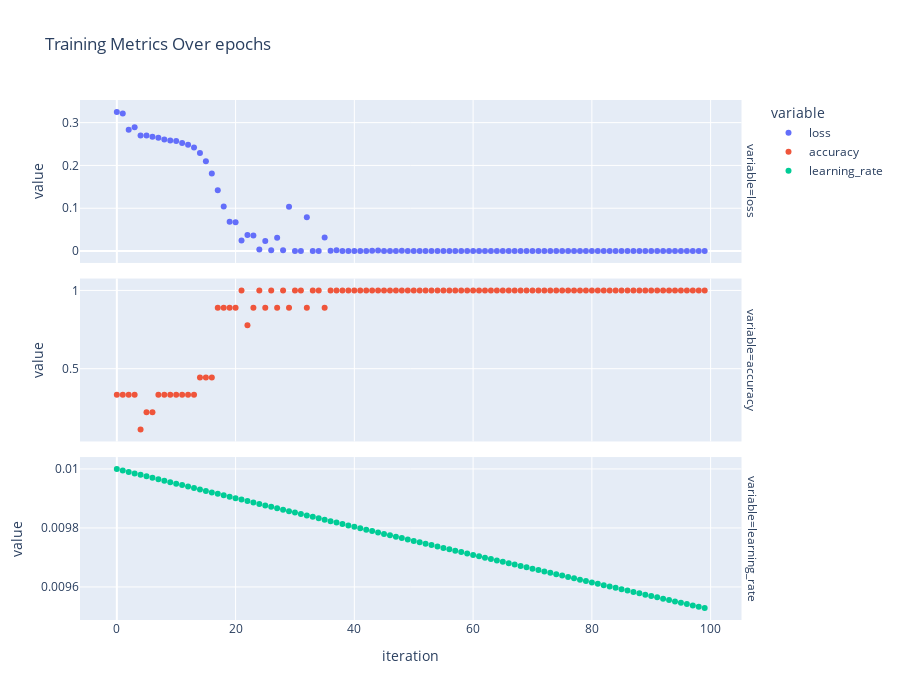

Write notebook code for a chart like this one.
### Code cell
fig = (
    px.scatter(
        training_stats.melt(["iteration"], ["loss",  "accuracy", "learning_rate"]), 
        x="iteration",
        y="value",
        color="variable",
        facet_row="variable",
        title="Training Metrics Over epochs",
        height=700,
    )
    .update_yaxes(matches=None)
)
fig.show()

### Figure 1 — Plotly figure (JSON) as saved in the notebook; plotly's stock layout.template omitted (floating-point values rounded to 4 significant figures)
{"data": [{"hovertemplate": "variable=loss<br>iteration=%{x}<br>value=%{y}<extra></extra>", "legendgroup": "loss", "marker": {"color": "#636efa", "symbol": "circle"}, "mode": "markers", "name": "loss", "orientation": "v", "showlegend": true, "type": "scatter", "x": [0, 1, 2, 3, 4, 5, 6, 7, 8, 9, 10, 11, 12, 13, 14, 15, 16, 17, 18, 19, 20, 21, 22, 23, 24, 25, 26, 27, 28, 29, 30, 31, 32, 33, 34, 35, 36, 37, 38, 39, 40, 41, 42, 43, 44, 45, 46, 47, 48, 49, 50, 51, 52, 53, 54, 55, 56, 57, 58, 59, 60, 61, 62, 63, 64, 65, 66, 67, 68, 69, 70, 71, 72, 73, 74, 75, 76, 77, 78, 79, 80, 81, 82, 83, 84, 85, 86, 87, 88, 89, 90, 91, 92, 93, 94, 95, 96, 97, 98, 99], "xaxis": "x3", "y": [0.3251, 0.3215, 0.2831, 0.289, 0.2702, 0.2697, 0.2673, 0.2644, 0.2605, 0.2584, 0.2572, 0.2522, 0.2484, 0.2419, 0.2291, 0.2099, 0.1814, 0.1421, 0.1043, 0.06839, 0.06753, 0.02482, 0.03752, 0.03602, 0.003364, 0.02369, 0.001764, 0.0311, 0.001859, 0.1034, 0.0002404, 7.707e-05, 0.07907, 2.098e-05, 0.0001079, 0.03167, 0.000758, 0.001628, 1.542e-05, 2.489e-05, 8.858e-05, 0.0002611, 0.0003191, 0.0004001, 0.001087, 2.038e-05, 7.543e-05, 0.0002539, 0.0005033, 0.000349, 0.000119, 4.266e-05, 2.864e-05, 3.478e-05, 5.064e-05, 7.636e-05, 0.0001272, 0.0002407, 0.0003248, 0.0002192, 0.0001163, 6.273e-05, 3.738e-05, 2.581e-05, 2.183e-05, 2.2e-05, 2.327e-05, 2.271e-05, 1.92e-05, 1.403e-05, 9.175e-06, 5.612e-06, 3.331e-06, 1.972e-06, 1.188e-06, 7.401e-07, 4.827e-07, 3.33e-07, 2.445e-07, 1.929e-07, 1.616e-07, 1.42e-07, 1.292e-07, 1.207e-07, 1.149e-07, 1.109e-07, 1.08e-07, 1.058e-07, 1.042e-07, 1.032e-07, 1.027e-07, 1.023e-07, 1.02e-07, 1.016e-07, 1.013e-07, 1.011e-07, 1.009e-07, 1.007e-07, 1.005e-07, 1.003e-07], "yaxis": "y3"}, {"hovertemplate": "variable=accuracy<br>iteration=%{x}<br>value=%{y}<extra></extra>", "legendgroup": "accuracy", "marker": {"color": "#EF553B", "symbol": "circle"}, "mode": "markers", "name": "accuracy", "orientation": "v", "showlegend": true, "type": "scatter", "x": [0, 1, 2, 3, 4, 5, 6, 7, 8, 9, 10, 11, 12, 13, 14, 15, 16, 17, 18, 19, 20, 21, 22, 23, 24, 25, 26, 27, 28, 29, 30, 31, 32, 33, 34, 35, 36, 37, 38, 39, 40, 41, 42, 43, 44, 45, 46, 47, 48, 49, 50, 51, 52, 53, 54, 55, 56, 57, 58, 59, 60, 61, 62, 63, 64, 65, 66, 67, 68, 69, 70, 71, 72, 73, 74, 75, 76, 77, 78, 79, 80, 81, 82, 83, 84, 85, 86, 87, 88, 89, 90, 91, 92, 93, 94, 95, 96, 97, 98, 99], "xaxis": "x2", "y": [0.3333, 0.3333, 0.3333, 0.3333, 0.1111, 0.2222, 0.2222, 0.3333, 0.3333, 0.3333, 0.3333, 0.3333, 0.3333, 0.3333, 0.4444, 0.4444, 0.4444, 0.8889, 0.8889, 0.8889, 0.8889, 1, 0.7778, 0.8889, 1, 0.8889, 1, 0.8889, 1, 0.8889, 1, 1, 0.8889, 1, 1, 0.8889, 1, 1, 1, 1, 1, 1, 1, 1, 1, 1, 1, 1, 1, 1, 1, 1, 1, 1, 1, 1, 1, 1, 1, 1, 1, 1, 1, 1, 1, 1, 1, 1, 1, 1, 1, 1, 1, 1, 1, 1, 1, 1, 1, 1, 1, 1, 1, 1, 1, 1, 1, 1, 1, 1, 1, 1, 1, 1, 1, 1, 1, 1, 1, 1], "yaxis": "y2"}, {"hovertemplate": "variable=learning_rate<br>iteration=%{x}<br>value=%{y}<extra></extra>", "legendgroup": "learning_rate", "marker": {"color": "#00cc96", "symbol": "circle"}, "mode": "markers", "name": "learning_rate", "orientation": "v", "showlegend": true, "type": "scatter", "x": [0, 1, 2, 3, 4, 5, 6, 7, 8, 9, 10, 11, 12, 13, 14, 15, 16, 17, 18, 19, 20, 21, 22, 23, 24, 25, 26, 27, 28, 29, 30, 31, 32, 33, 34, 35, 36, 37, 38, 39, 40, 41, 42, 43, 44, 45, 46, 47, 48, 49, 50, 51, 52, 53, 54, 55, 56, 57, 58, 59, 60, 61, 62, 63, 64, 65, 66, 67, 68, 69, 70, 71, 72, 73, 74, 75, 76, 77, 78, 79, 80, 81, 82, 83, 84, 85, 86, 87, 88, 89, 90, 91, 92, 93, 94, 95, 96, 97, 98, 99], "xaxis": "x", "y": [0.01, 0.009995, 0.00999, 0.009985, 0.00998, 0.009975, 0.00997, 0.009965, 0.00996, 0.009955, 0.00995, 0.009945, 0.00994, 0.009935, 0.00993, 0.009926, 0.009921, 0.009916, 0.009911, 0.009906, 0.009901, 0.009896, 0.009891, 0.009886, 0.009881, 0.009877, 0.009872, 0.009867, 0.009862, 0.009857, 0.009852, 0.009847, 0.009843, 0.009838, 0.009833, 0.009828, 0.009823, 0.009818, 0.009814, 0.009809, 0.009804, 0.009799, 0.009794, 0.00979, 0.009785, 0.00978, 0.009775, 0.00977, 0.009766, 0.009761, 0.009756, 0.009751, 0.009747, 0.009742, 0.009737, 0.009732, 0.009728, 0.009723, 0.009718, 0.009713, 0.009709, 0.009704, 0.009699, 0.009695, 0.00969, 0.009685, 0.009681, 0.009676, 0.009671, 0.009667, 0.009662, 0.009657, 0.009653, 0.009648, 0.009643, 0.009639, 0.009634, 0.009629, 0.009625, 0.00962, 0.009615, 0.009611, 0.009606, 0.009602, 0.009597, 0.009592, 0.009588, 0.009583, 0.009579, 0.009574, 0.009569, 0.009565, 0.00956, 0.009556, 0.009551, 0.009547, 0.009542, 0.009537, 0.009533, 0.009528], "yaxis": "y"}], "layout": {"annotations": [{"font": {}, "showarrow": false, "text": "variable=learning_rate", "textangle": 90, "x": 0.98, "xanchor": "left", "xref": "paper", "y": 0.1567, "yanchor": "middle", "yref": "paper"}, {"font": {}, "showarrow": false, "text": "variable=accuracy", "textangle": 90, "x": 0.98, "xanchor": "left", "xref": "paper", "y": 0.5, "yanchor": "middle", "yref": "paper"}, {"font": {}, "showarrow": false, "text": "variable=loss", "textangle": 90, "x": 0.98, "xanchor": "left", "xref": "paper", "y": 0.8433, "yanchor": "middle", "yref": "paper"}], "height": 700, "legend": {"title": {"text": "variable"}, "tracegroupgap": 0}, "title": {"text": "Training Metrics Over epochs"}, "xaxis": {"anchor": "y", "domain": [0, 0.98], "title": {"text": "iteration"}}, "xaxis2": {"anchor": "y2", "domain": [0, 0.98], "matches": "x", "showticklabels": false}, "xaxis3": {"anchor": "y3", "domain": [0, 0.98], "matches": "x", "showticklabels": false}, "yaxis": {"anchor": "x", "domain": [0, 0.3133], "title": {"text": "value"}}, "yaxis2": {"anchor": "x2", "domain": [0.3433, 0.6567], "title": {"text": "value"}}, "yaxis3": {"anchor": "x3", "domain": [0.6867, 1.0], "title": {"text": "value"}}}}
